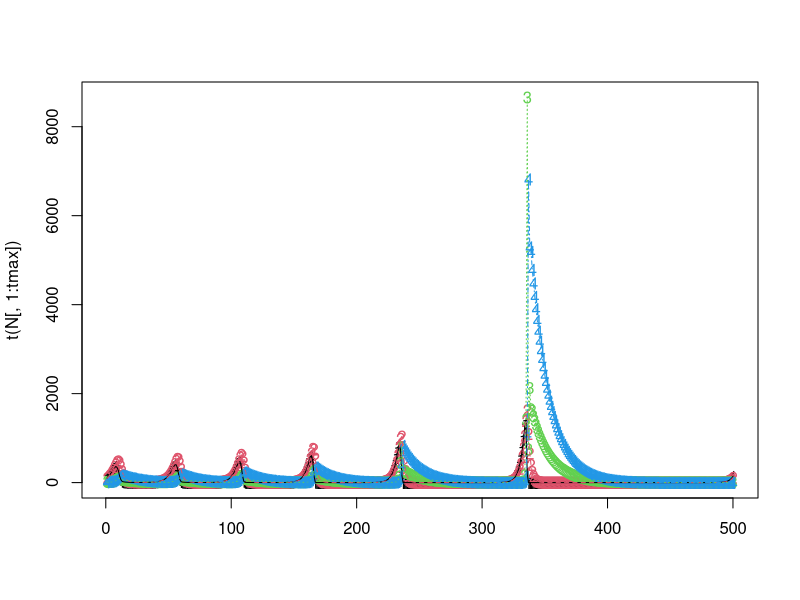
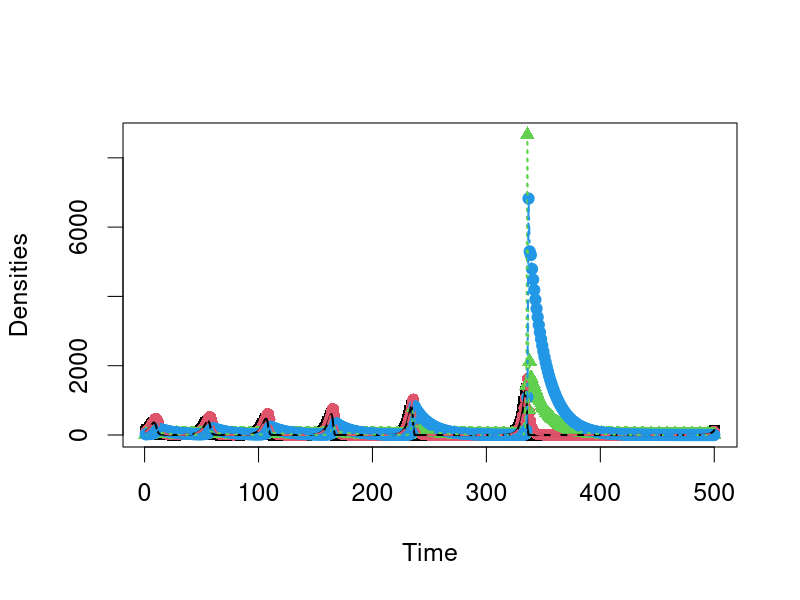
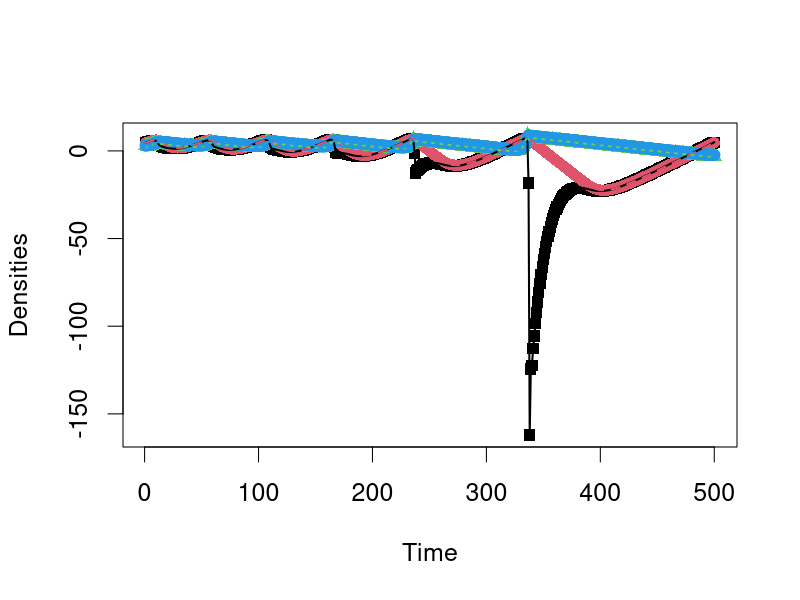

Source code (R) for these figures, in order:
#####################################################################################################################################
### FBarraquand & OGimenez 14/11/2017 -- Two species density-dependent matrix model // predator -prey version
### 'New' version with density-dependence intra and inter affecting four vital rates, each vital rate affected once
### 18/03/2018 New set of parameters, slightly more realistic
### 07/09/2018 New version of pre-breeding model that we use statistically
### 09/09/2018 Shut off intraspecific interactions to demonstrate the blow-up. 
#####################################################################################################################################

library('Matrix')

####################### Definition of functions #####################################################

logistic=function(x){
return(1/(1+exp(-x)))
}


#logistic=function(x,x_thresh=1,steepness=1){
#return(1/(1+exp(-steepness*(x-x_thresh))))
#}

# Computes vital rates from the state vector N 
vital_rates=function(params,N){

############ Parameters used as inputs #################################################################
### similar to statistical model
#########################################################################################################

VR=matrix(NA,nrow=4,ncol=4)
phiA = params[1:2] # 
alphas = params[3:10] #

f=rep(NA,4)
### same order as in statistical model (not much logic)
f[1] = logistic(alpha[1] + alpha[2] *N[4]) # intra-species DD - juvenile predator survival fn of adult predator abundance
f[2] = logistic(alpha[3] + alpha[4] * N[4]) # inter-species DD - juvenile prey survival fn of adult predator abundance
f[3] = exp(alpha[5] + alpha[6] * N[1]) # inter-species DD - predator fecundity fn of juvenile prey abundance
f[4] = exp(alpha[7] + alpha[8] * N[2]) # intra-species DD - prey fecundity fn of adult prey abundance


VR_prey = matrix(c(0,0.5 * f[4]* f[2], 
            phiA[1],  phiA[1]),nrow = 2, ncol = 2,byrow = TRUE)

VR_pred =  matrix(c(0,0.5* f[3] * f[1], 
             phiA[2],phiA[2]),nrow = 2, ncol = 2,byrow = TRUE)

VR=bdiag(VR_prey,VR_pred)

return(VR)

}

############################################# end of functions def. ############################################################


################### Main program ############################################################################################### 

### Initialization
set.seed(42) 

# Define parameters
tmax = 500 #max time for sim

### Max rate parameters
# Prey (max) adult survival (v for victim)
phiA_V = 0.6
# Predator adult survival 
phiA_P = 0.7

# Other parameters 

alpha <- rep(NA,8)
N <- seq(10,500,length=10)
# intra-species DD - juvenile predator survival fn of adult predator abundance
alpha[1] <- 0.5
alpha[2] <- 0 # slopes
1/(1+exp(-(alpha[1] + alpha[2] * N)))

# inter-species DD - juvenile prey survival fn of adult predator abundance
alpha[3] <- 0.5
alpha[4] <- -0.025 # slopes
1/(1+exp(-(alpha[3] + alpha[4] * N)))

# inter-species DD - predator fecundity fn of juvenile prey abundance
alpha[5] <- 0
alpha[6] <- 0.004 # slopes
exp(alpha[5] + alpha[6] * N)
# if juv prey gets above 500 we have a problem, otherwise OK

# intra-species DD - prey fecundity fn of adult prey abundance
alpha[7] <- 1.75 #Here 2 shows easily the blowup, 1.5 takes up too much time
alpha[8] <- 0 # slopes
exp(alpha[7] + alpha[8] * N)


# Bundle the whole shabang into a single vector, which we then feed to the function
params = c(phiA_V,phiA_P,alpha)

# Initialize the state vector
N=matrix(NA,4,tmax)
N[,1] = N[,1] = c(100,100,20,20) #runif(4,50,100) ### we state 4 values for 2 species and 2 stages

############################# Loop over time #################################################################

for (t in 1:(tmax-1)){
	## Compute vital rates as a function of the initial state
	vital_rate_matrix = as.matrix(vital_rates(params,N[,t])) 
	N[,t+1] = vital_rate_matrix %*% N[,t] 
}
N[,tmax]
matplot(t(N[,1:tmax]))
matlines(t(N[,1:tmax]))
############################################ end of simulation ##################################################################

pdf(file="TimePlot_BGpredation_prebreed_woutIntraDD.pdf",width=12,height=8)
par(cex=1.5)
matplot(t(N[,1:tmax]),xlab="Time",ylab="Densities",pch=c(15,16,17,19))
matlines(t(N[,1:tmax]),lwd=2,lty=c(1,2,3,4))
dev.off()

pdf(file="Log_TimePlot_BGpredation_prebreed_woutIntraDD.pdf",width=12,height=8)
par(cex=1.5)
matplot(t(log(N[,1:tmax])),xlab="Time",ylab="Densities",pch=c(15,16,17,19))
matlines(t(log(N[,1:tmax])),lwd=2,lty=c(1,2,3,4))
dev.off()

